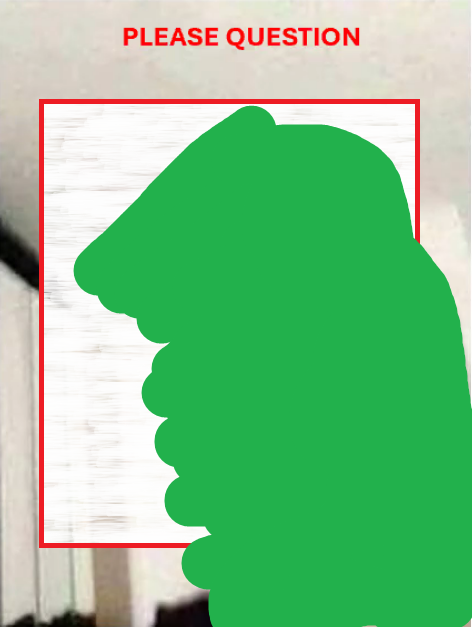
#> input picture src/exercise/image/meme.png, 472 x 627 px, found by its file name; the run also reads 1 picture not shown here
$ python t1.py
#> lines starting #> are read from the running program, lines starting #| are printed output that depends on the picture
import cv2 as c

try:
    # img1 = c.imread('CV\src\exercise\image\meme2.png')
    # img2 = c.imread('CV\src\exercise\image\hwimg.webp')
    savePath = "image\savedImg.png"
    img1 = c.imread('image\meme.png')
#> img1 is the input picture: shape (627, 472, 3); mean B, G, R 138.7, 192.8, 128.4
    img2 = c.imread('image\meme3.png')
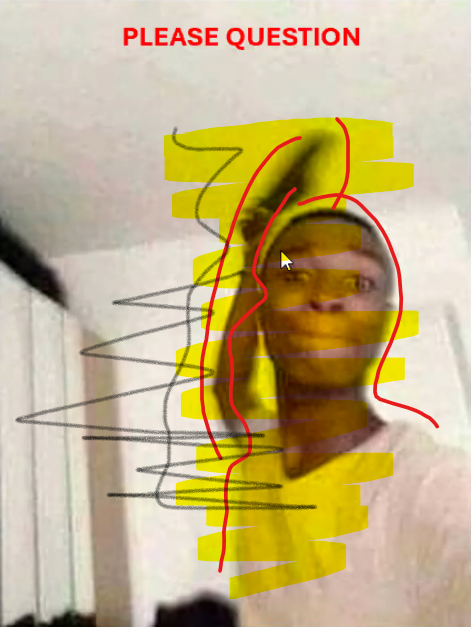
#> input picture src/exercise/image/meme3.png, 472 x 627 px, found by its file name
#> img2 is the input picture: shape (627, 472, 3); mean B, G, R 133.7, 177.8, 196.5
    img3 = c.imread('image\glare.jpg')
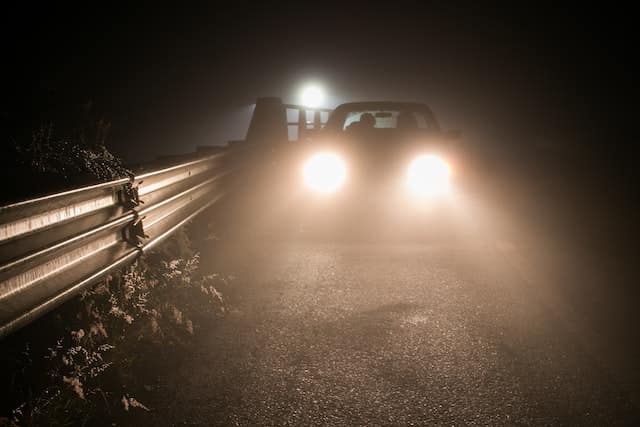
#> input picture src/exercise/image/glare.jpg, 640 x 427 px, found by its file name
#> img3 is the input picture: shape (427, 640, 3); mean B, G, R 56.6, 70.3, 85.9
    img4 = c.imread('image\glare2.jpg')
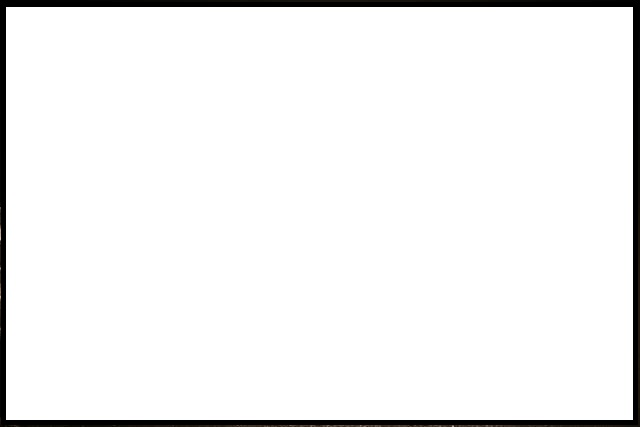
#> input picture src/exercise/image/glare2.jpg, 640 x 427 px, found by its file name
#> img4 is the input picture: shape (427, 640, 3); mean B, G, R 241.9, 242, 242
    img5 = c.imread(f'{savePath}')
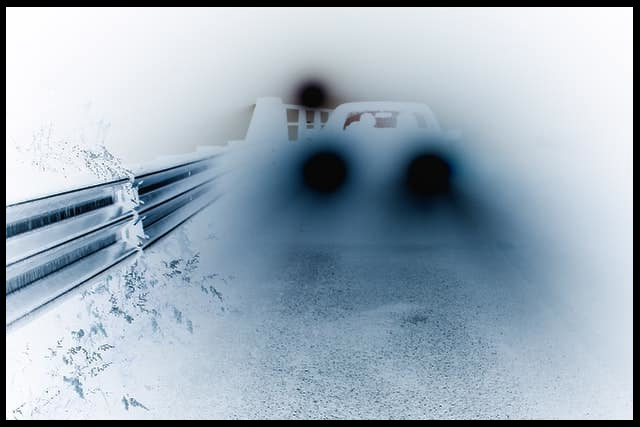
#> input picture src/exercise/image/savedImg.png, 640 x 427 px, found by its file name
#> img5 is the input picture: shape (427, 640, 3); mean B, G, R 185.8, 172.5, 157.2
    img6 = c.imread('image\glare3.jpg')
    weightedImg = c.addWeighted(img1,0.5,img2,0.4,0)
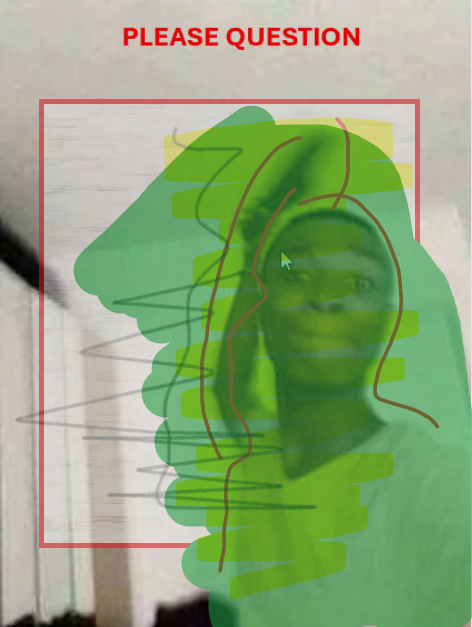
#> weightedImg: shape (627, 472, 3); mean B, G, R 122.8, 167.5, 142.8
    sub = c.subtract(img4,img3)
    sub2 = c.subtract(img4,img5)
    bitwise = c.bitwise_not(img6,img5, mask= None)
    c.imshow("Image",sub2)
    c.waitKey()
    # if(c.imread(savePath)):
    #     pass
    # else:
    #     c.imwrite(savePath,sub)
except Exception as e:
    print(e)
